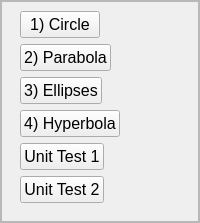
                                     <widget class="QFrame" name="frame_6">
                                      <property name="sizePolicy">
                                       <sizepolicy hsizetype="Expanding" vsizetype="Preferred">
                                        <horstretch>0</horstretch>
                                        <verstretch>0</verstretch>
                                       </sizepolicy>
                                      </property>
                                      <property name="frameShape">
                                       <enum>QFrame::StyledPanel</enum>
                                      </property>
                                      <property name="frameShadow">
                                       <enum>QFrame::Raised</enum>
                                      </property>
                                      <layout class="QVBoxLayout" name="verticalLayout_57">
                                       <property name="spacing">
                                        <number>0</number>
                                       </property>
                                       <property name="leftMargin">
                                        <number>0</number>
                                       </property>
                                       <property name="topMargin">
                                        <number>0</number>
                                       </property>
                                       <property name="rightMargin">
                                        <number>0</number>
                                       </property>
                                       <property name="bottomMargin">
                                        <number>0</number>
                                       </property>
                                       <item>
                                        <widget class="QFrame" name="frame_22">
                                         <property name="frameShape">
                                          <enum>QFrame::StyledPanel</enum>
                                         </property>
                                         <property name="frameShadow">
                                          <enum>QFrame::Raised</enum>
                                         </property>
                                         <layout class="QVBoxLayout" name="verticalLayout_60">
                                          <property name="spacing">
                                           <number>0</number>
                                          </property>
                                          <property name="leftMargin">
                                           <number>0</number>
                                          </property>
                                          <property name="topMargin">
                                           <number>0</number>
                                          </property>
                                          <property name="rightMargin">
                                           <number>0</number>
                                          </property>
                                          <property name="bottomMargin">
                                           <number>0</number>
                                          </property>
                                          <item>
                                           <widget class="QWidget" name="widget_18" native="true">
                                            <layout class="QVBoxLayout" name="verticalLayout_36">
                                             <property name="topMargin">
                                              <number>0</number>
                                             </property>
                                             <item>
                                              <widget class="QWidget" name="widget_15" native="true">
                                               <layout class="QVBoxLayout" name="verticalLayout_65">
                                                <property name="spacing">
                                                 <number>10</number>
                                                </property>
                                                <property name="leftMargin">
                                                 <number>0</number>
                                                </property>
                                                <property name="topMargin">
                                                 <number>0</number>
                                                </property>
                                                <property name="rightMargin">
                                                 <number>0</number>
                                                </property>
                                                <property name="bottomMargin">
                                                 <number>0</number>
                                                </property>
                                                <item>
                                                 <widget class="QWidget" name="lesson1_1Container" native="true">
                                                  <layout class="QVBoxLayout" name="verticalLayout_62">
                                                   <item alignment="Qt::AlignLeft">
                                                    <widget class="QPushButton" name="lesson1_1ApushButton">
                                                     <property name="font">
                                                      <font>
                                                       <pointsize>12</pointsize>
                                                      </font>
                                                     </property>
                                                     <property name="styleSheet">
                                                      <string notr="true">QPushButton#lesson1_1ApushButton:hover{
	color: rgb(145, 173, 179);
	border-radius: 5px
}
QPushButton#lesson1_1ApushButton:pressed{
	color: rgb(244, 77, 0);
}
</string>
                                                     </property>
                                                     <property name="text">
                                                      <string>1) Circle</string>
                                                     </property>
                                                    </widget>
                                                   </item>
                                                   <item alignment="Qt::AlignLeft">
                                                    <widget class="QPushButton" name="lesson1_1BpushButton">
                                                     <property name="font">
                                                      <font>
                                                       <pointsize>12</pointsize>
                                                      </font>
                                                     </property>
                                                     <property name="styleSheet">
                                                      <string notr="true">QPushButton#lesson1_1BpushButton:hover{
	color: rgb(145, 173, 179);
	border-radius: 5px
}
QPushButton#lesson1_1BpushButton:pressed{
	color: rgb(244, 77, 0);
}
</string>
                                                     </property>
                                                     <property name="text">
                                                      <string>2) Parabola</string>
                                                     </property>
                                                    </widget>
                                                   </item>
                                                   <item alignment="Qt::AlignLeft">
                                                    <widget class="QPushButton" name="lesson1_1CpushButton">
                                                     <property name="font">
                                                      <font>
                                                       <pointsize>12</pointsize>
                                                      </font>
                                                     </property>
                                                     <property name="styleSheet">
                                                      <string notr="true">QPushButton#lesson1_1CpushButton:hover{
	color: rgb(145, 173, 179);
	border-radius: 5px
}
QPushButton#lesson1_1CpushButton:pressed{
	color: rgb(244, 77, 0);
}
</string>
                                                     </property>
                                                     <property name="text">
                                                      <string>3) Ellipses</string>
                                                     </property>
                                                    </widget>
                                                   </item>
                                                   <item alignment="Qt::AlignLeft">
                                                    <widget class="QPushButton" name="lesson1_1DpushButton">
                                                     <property name="font">
                                                      <font>
                                                       <pointsize>12</pointsize>
                                                      </font>
                                                     </property>
                                                     <property name="styleSheet">
                                                      <string notr="true">QPushButton#lesson1_1DpushButton:hover{
	color: rgb(145, 173, 179);
	border-radius: 5px
}
QPushButton#lesson1_1DpushButton:pressed{
	color: rgb(244, 77, 0);
}
</string>
                                                     </property>
                                                     <property name="text">
                                                      <string>4) Hyperbola</string>
                                                     </property>
                                                    </widget>
                                                   </item>
                                                   <item alignment="Qt::AlignLeft">
                                                    <widget class="QPushButton" name="lesson1_1TestpushButton">
                                                     <property name="font">
                                                      <font>
                                                       <pointsize>12</pointsize>
                                                      </font>
                                                     </property>
                                                     <property name="styleSheet">
                                                      <string notr="true">QPushButton#lesson1_1TestpushButton:hover{
	color: rgb(145, 173, 179);
	border-radius: 5px
}
QPushButton#lesson1_1TestpushButton:pressed{
	color: rgb(244, 77, 0);
}
</string>
                                                     </property>
                                                     <property name="text">
                                                      <string>Unit Test 1</string>
                                                     </property>
                                                    </widget>
                                                   </item>
                                                   <item alignment="Qt::AlignLeft">
                                                    <widget class="QPushButton" name="lesson1_2TestpushButton">
                                                     <property name="font">
                                                      <font>
                                                       <pointsize>12</pointsize>
                                                      </font>
                                                     </property>
                                                     <property name="styleSheet">
                                                      <string notr="true">QPushButton#lesson1_2TestpushButton:hover{
	color: rgb(145, 173, 179);
	border-radius: 5px
}
QPushButton#lesson1_2TestpushButton:pressed{
	color: rgb(244, 77, 0);
}
</string>
                                                     </property>
                                                     <property name="text">
                                                      <string>Unit Test 2</string>
                                                     </property>
                                                    </widget>
                                                   </item>
                                                  </layout>
                                                 </widget>
                                                </item>
                                               </layout>
                                              </widget>
                                             </item>
                                            </layout>
                                           </widget>
                                          </item>
                                         </layout>
                                        </widget>
                                       </item>
                                      </layout>
                                     </widget>
